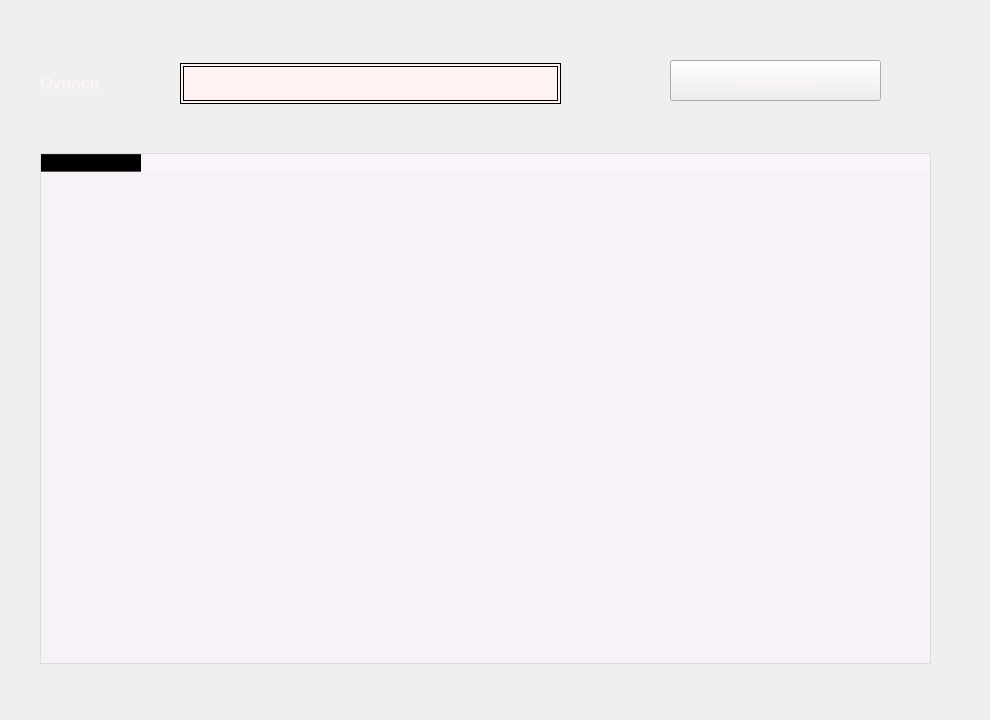
     <widget class="QWidget" name="tab_22">
      <attribute name="title">
       <string>OyuncuEkle</string>
      </attribute>
      <widget class="QLineEdit" name="lineEdit_28">
       <property name="geometry">
        <rect>
         <x>180</x>
         <y>63</y>
         <width>381</width>
         <height>41</height>
        </rect>
       </property>
       <property name="styleSheet">
        <string notr="true">	border:4px double #000;
background-color: rgb(255, 242, 242);</string>
       </property>
      </widget>
      <widget class="QPushButton" name="pushButton_44">
       <property name="geometry">
        <rect>
         <x>670</x>
         <y>60</y>
         <width>211</width>
         <height>41</height>
        </rect>
       </property>
       <property name="font">
        <font>
         <pointsize>10</pointsize>
         <weight>75</weight>
         <bold>true</bold>
        </font>
       </property>
       <property name="styleSheet">
        <string notr="true">color: rgb(255, 242, 242);</string>
       </property>
       <property name="text">
        <string>Oyuncu Ekle</string>
       </property>
      </widget>
      <widget class="QTableWidget" name="tableWidget_13">
       <property name="geometry">
        <rect>
         <x>40</x>
         <y>153</y>
         <width>891</width>
         <height>511</height>
        </rect>
       </property>
       <property name="styleSheet">
        <string notr="true">background-color: rgb(255, 244, 255,120);</string>
       </property>
       <column>
        <property name="text">
         <string>Oyuncu İsmi</string>
        </property>
        <property name="font">
         <font>
          <pointsize>9</pointsize>
          <weight>75</weight>
          <italic>true</italic>
          <bold>true</bold>
         </font>
        </property>
       </column>
      </widget>
      <widget class="QLabel" name="label_130">
       <property name="geometry">
        <rect>
         <x>40</x>
         <y>63</y>
         <width>121</width>
         <height>41</height>
        </rect>
       </property>
       <property name="font">
        <font>
         <pointsize>12</pointsize>
         <weight>75</weight>
         <bold>true</bold>
        </font>
       </property>
       <property name="styleSheet">
        <string notr="true">color: rgb(255, 242, 242);</string>
       </property>
       <property name="text">
        <string>Oyuncu</string>
       </property>
      </widget>
      <widget class="QLabel" name="label_131">
       <property name="geometry">
        <rect>
         <x>0</x>
         <y>0</y>
         <width>981</width>
         <height>711</height>
        </rect>
       </property>
       <property name="styleSheet">
        <string notr="true">border-image: url(:/img/img42.jpg);</string>
       </property>
       <property name="text">
        <string/>
       </property>
      </widget>
      <zorder>label_131</zorder>
      <zorder>lineEdit_28</zorder>
      <zorder>pushButton_44</zorder>
      <zorder>tableWidget_13</zorder>
      <zorder>label_130</zorder>
     </widget>
